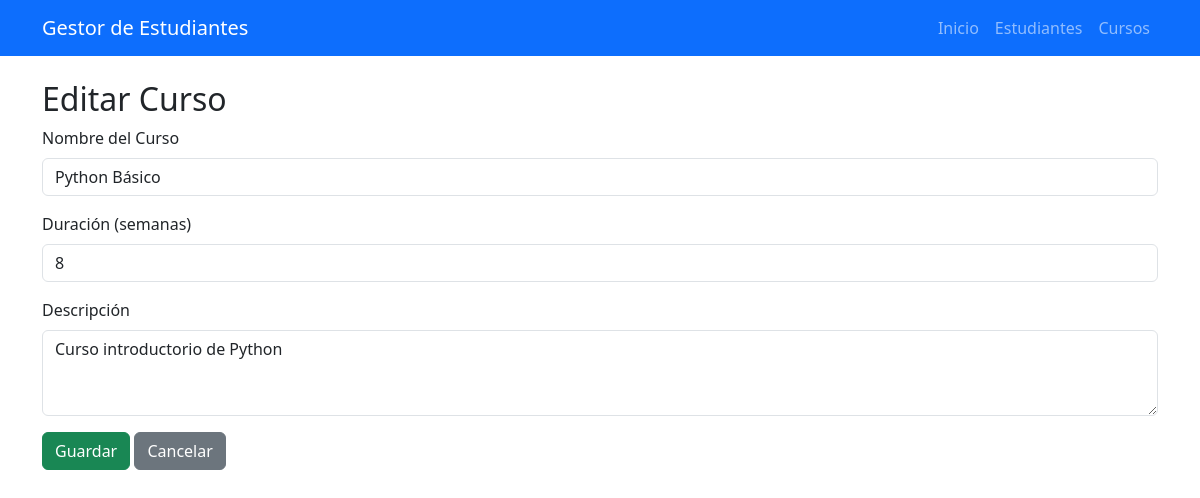
/cursos/1/editar/, run on the app's committed database.
### gestor/models.py (models this page shows, shortened)
class Curso(models.Model):
    nombre = models.CharField(max_length=100)
    duracion = models.IntegerField(help_text="Duración en semanas")
    descripcion = models.TextField(blank=True)

### gestor/views.py (the view)
# urls.py: path('cursos/<int:pk>/editar/', views.curso_edit, name='curso_edit'),
def curso_edit(request, pk):
    curso = get_object_or_404(Curso, pk=pk)
    if request.method == 'POST':
        form = CursoForm(request.POST, instance=curso)
        if form.is_valid():
            form.save()
            return redirect('curso_list')
    else:
        form = CursoForm(instance=curso)
    return render(request, 'gestor/curso_form.html', {'form': form, 'title': 'Editar Curso'})

### gestor/forms.py
class CursoForm(forms.ModelForm):
    class Meta:
        model = Curso
        fields = ['nombre', 'duracion', 'descripcion']
        widgets = {
            'nombre': forms.TextInput(attrs={'class': 'form-control'}),
            'duracion': forms.NumberInput(attrs={'class': 'form-control'}),
            'descripcion': forms.Textarea(attrs={'class': 'form-control', 'rows': 3}),
        }

### gestor/templates/gestor/curso_form.html (shortened to what this page needs)
{% extends 'base.html' %}
{% block content %}
<h2>{{ title }}</h2>
<form method="post">
    <div class="mb-3">
        <label for="{{ form.nombre.id_for_label }}" class="form-label">Nombre del Curso</label>
        {{ form.nombre }}
    </div>
    <div class="mb-3">
        <label for="{{ form.duracion.id_for_label }}" class="form-label">Duración (semanas)</label>
        {{ form.duracion }}
    </div>
    <div class="mb-3">
        <label for="{{ form.descripcion.id_for_label }}" class="form-label">Descripción</label>
        {{ form.descripcion }}
    </div>
    <button type="submit" class="btn btn-success">Guardar</button>
    <a href="{% url 'curso_list' %}" class="btn btn-secondary">Cancelar</a>
</form>
{% endblock %}

### data on the page
Curso: nombre "Python Básico", duracion "8", descripcion "Curso introductorio de Python"

### other printed values
{{ title }} "Editar Curso"
